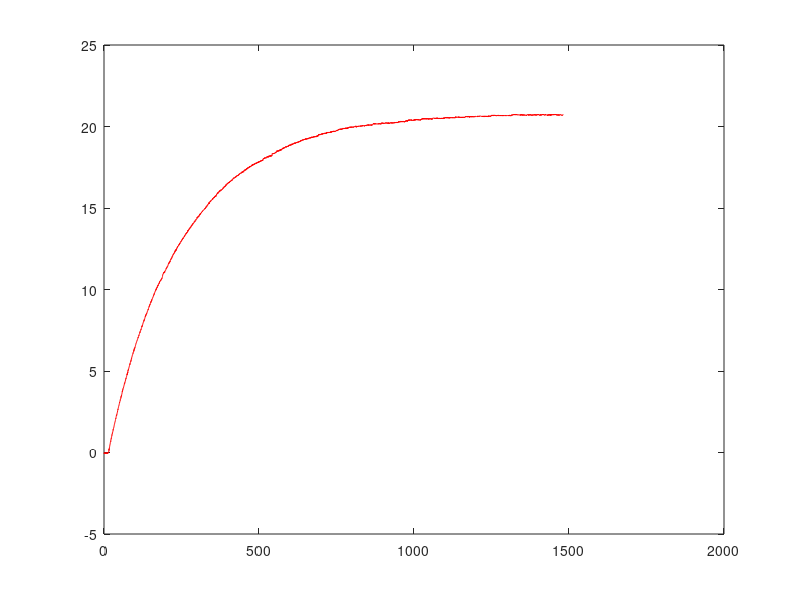

This figure's MATLAB source: (Note: this script raises an error after producing the figure.)
close all
clear;
clc;
    p1 = 6.236;
    p2 = 0.03702;

% Load Excel data
archivo = csvread('./Data/TanqueAbierto.csv', 1, 0); 
tiempoTanqueAbierto = archivo(:, 1);
voltajeTanqueAbierto = archivo(:, 2);
figure(1);

plot(tiempoTanqueAbierto,((voltajeTanqueAbierto*p1) + p2)-1.1,'r');
hold on;


global n a qi A 
a = 0.1219; %0.1199;
n =0.2191;
A = 85; %Area transversal del tanque 92.90 85.27 89.99
qiGPM = 5.25;
qi = qiGPM*(3.85); %Flujo de entrada del tanque
h0 = 0;
tspan = [0 6800];

[t,y]= ode23('ec_tanqueOpen',tspan,h0);


figure(1);
plot(t, y,'g');
xlabel('Tiempo');
ylabel('Altura (h)');
title('Altura tanque');